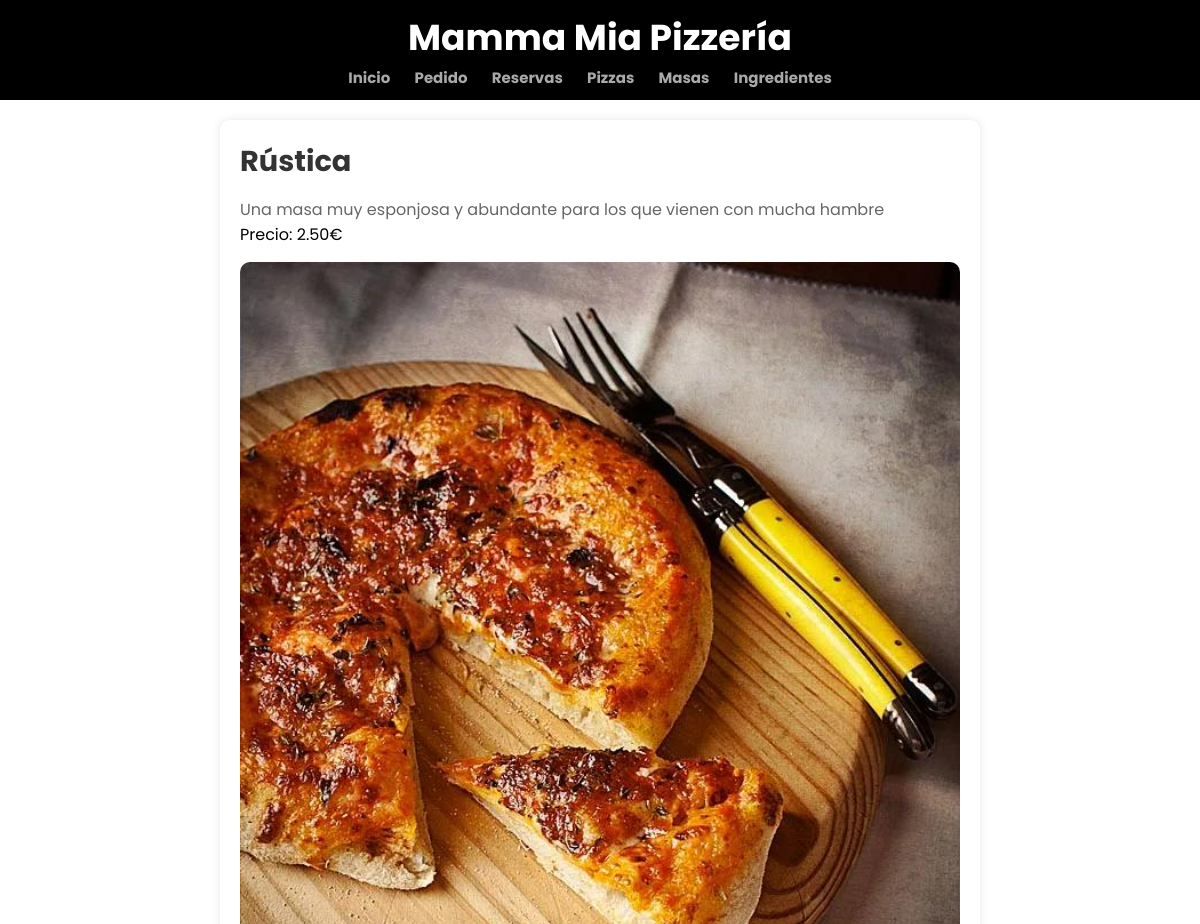
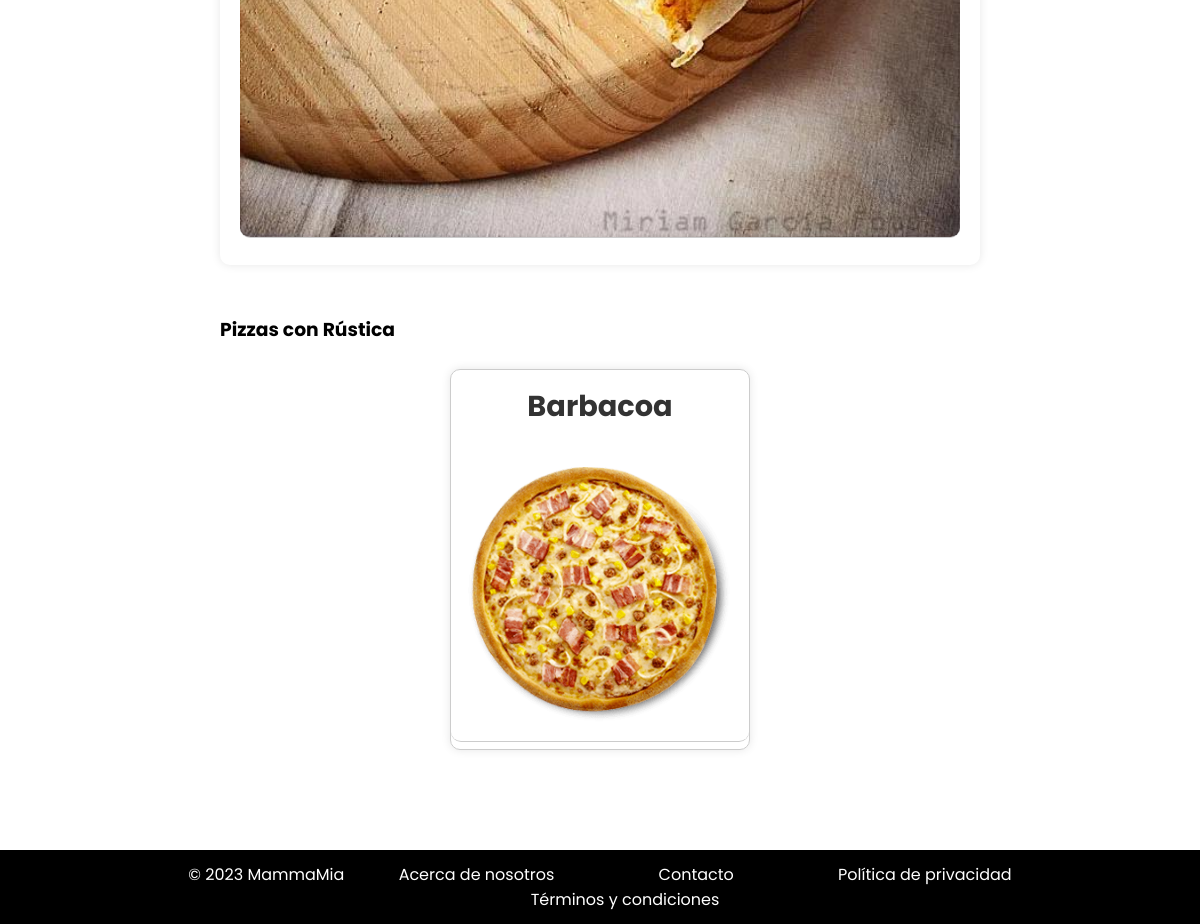
The app's page /appMammaMia/masas/5/ with its own data (2 pictures, top to bottom).
### appMammaMia/models.py (models this page shows, shortened)
class Masas(models.Model):
    nombre = models.CharField(max_length=50)
    descripcion = models.TextField()
    precio = models.DecimalField(max_digits=5, decimal_places=2)
    imagen = models.ImageField()

class Pizza(models.Model):
    nombre = models.CharField(max_length=100)
    masa = models.ForeignKey(Masas, on_delete=models.CASCADE)
    ingredientes = models.ManyToManyField(Ingrediente)
    descripcion = models.TextField()
    imagen = models.ImageField()
    precio = models.DecimalField(max_digits=6, decimal_places=2)
    disponible = models.BooleanField(default=True)
    calorias = models.IntegerField()

### appMammaMia/views.py (the view)
# urls.py: path('masas/<int:nombre>/', views.detalles_masa, name='detalles_masa'),
def detalles_masa(request, nombre):
    masa = get_object_or_404(Masas, id=nombre)
    pizzas_asociadas = Pizza.objects.filter(masa=masa)
    return render(request, 'detalles_masa.html', {'masa': masa, 'pizzas_asociadas': pizzas_asociadas})

### appMammaMia/templates/detalles_masa.html (shortened to what this page needs)
{% extends "base.html" %}
{% load static %}
{% block contenido %}
    <div class="producto-detalles">
        <div class="producto-info">
            <h2>{{ masa.nombre }}</h2>
            <p class="producto-descripcion">{{ masa.descripcion }}</p>
            <p>Precio: {{ masa.precio }}€</p>
            <img src="{% static masa.imagen.name %}" alt="{{ masa.nombre }} - Imagen">
        </div>
        <div class="producto-asociado">
            <h3>Pizzas con {{ masa.nombre }}</h3><br>
            {% if pizzas_asociadas %}
                <ul class="lista-productos">
                    {% for pizza in pizzas_asociadas %}
                        <li>
                            <h4>{{ pizza.nombre }}</h4>
                            <img src="{% static pizza.imagen.name %}" alt="{{ pizza.nombre }} - Imagen">
                        </li>
                    {% empty %}
                        <li>No hay pizzas asociadas a este tipo de masa.</li>
                    {% endfor %}
                </ul>
            {% else %}
                {% for pizza in pizzas_asociadas %}
                    <p>{{ pizza.nombre }}</p>
                {% endfor %}
            {% endif %}
        </div>
    </div>
<link rel="stylesheet" href="{% static 'styleDetalles.css' %}">
{% endblock %}

### appMammaMia/static/style.css (style rules this page uses)
* { margin: 0; padding: 0; font-family: 'Poppins', sans-serif; box-sizing: border-box; outline: none; border:none; text-decoration: none; }

### appMammaMia/static/styleDetalles.css (style rules this page uses)
.producto-detalles { max-width: 800px; margin: 0 auto; padding: 20px; display: flex; flex-direction: column; align-items: center; }
.producto-info { width: 100%; box-shadow: 0 0 10px rgba(0, 0, 0, 0.1); padding: 20px; border-radius: 10px; margin-bottom: 20px; }
.producto-info h2 { color: #333; font-size: 1.8em; margin-bottom: 15px; }
.producto-descripcion { color: #666; margin-bottom: 15px; line-height: 1.5; }
.producto-info p { margin: 0; }
.producto-info img { width: 100%; height: auto; border-bottom: 1px solid #ccc; border-radius: 10px; margin-top: 15px; }
.producto-asociado { width: 100%; margin-top: 30px; }
.lista-productos { list-style: none; padding: 0; margin: 0; display: flex; flex-wrap: wrap; justify-content: space-around; }
.lista-productos li { width: 300px; margin-bottom: 30px; border: 1px solid #ccc; border-radius: 10px; overflow: hidden; box-shadow: 0 0 10px rgba(0, 0, 0, 0.1); transition: transform 0.2s; }
.lista-productos h4 { color: #333; font-size: 1.8em; margin: 0; padding: 15px; text-align: center; }
.lista-productos img { width: 100%; height: auto; border-bottom: 1px solid #ccc; border-radius: 10px; }

### records on screen
Masas: nombre "Rústica", descripcion "Una masa muy esponjosa y abundante para los que vienen con mucha hambre", precio "2.50", imagen (picture)
Pizza: nombre "Barbacoa", imagen+nombre (picture)
